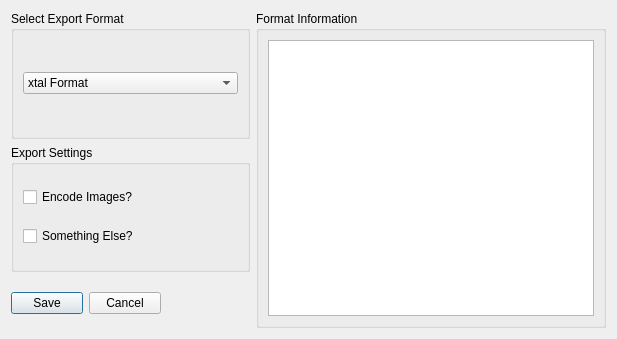
<?xml version="1.0" encoding="UTF-8"?>
<ui version="4.0">
 <class>PptxExporterDialog</class>
 <widget class="QDialog" name="PptxExporterDialog">
  <property name="geometry">
   <rect>
    <x>0</x>
    <y>0</y>
    <width>617</width>
    <height>339</height>
   </rect>
  </property>
  <property name="maximumSize">
   <size>
    <width>1000</width>
    <height>500</height>
   </size>
  </property>
  <property name="windowTitle">
   <string>Run Exporter</string>
  </property>
  <layout class="QGridLayout" name="gridLayout">
   <item row="0" column="0">
    <widget class="QGroupBox" name="groupBox">
     <property name="maximumSize">
      <size>
       <width>300</width>
       <height>1000</height>
      </size>
     </property>
     <property name="title">
      <string>Select Export Format</string>
     </property>
     <layout class="QVBoxLayout" name="verticalLayout">
      <item>
       <widget class="QComboBox" name="comboBox">
        <item>
         <property name="text">
          <string>xtal Format</string>
         </property>
        </item>
        <item>
         <property name="text">
          <string>HTML Report</string>
         </property>
        </item>
        <item>
         <property name="text">
          <string>PDF Report</string>
         </property>
        </item>
        <item>
         <property name="text">
          <string>CSV - All Data</string>
         </property>
        </item>
        <item>
         <property name="text">
          <string>CSV - Human Classifications Only</string>
         </property>
        </item>
       </widget>
      </item>
     </layout>
    </widget>
   </item>
   <item row="1" column="0">
    <widget class="QGroupBox" name="groupBox_3">
     <property name="maximumSize">
      <size>
       <width>300</width>
       <height>1000</height>
      </size>
     </property>
     <property name="title">
      <string>Export Settings</string>
     </property>
     <layout class="QVBoxLayout" name="verticalLayout_3">
      <item>
       <widget class="QCheckBox" name="checkBox">
        <property name="text">
         <string>Encode Images?</string>
        </property>
       </widget>
      </item>
      <item>
       <widget class="QCheckBox" name="checkBox_2">
        <property name="text">
         <string>Something Else?</string>
        </property>
       </widget>
      </item>
     </layout>
    </widget>
   </item>
   <item row="0" column="1" rowspan="3">
    <widget class="QGroupBox" name="groupBox_2">
     <property name="title">
      <string>Format Information</string>
     </property>
     <layout class="QVBoxLayout" name="verticalLayout_2">
      <item>
       <widget class="QTextBrowser" name="textBrowser"/>
      </item>
     </layout>
    </widget>
   </item>
   <item row="2" column="0">
    <widget class="QDialogButtonBox" name="buttonBox">
     <property name="maximumSize">
      <size>
       <width>150</width>
       <height>50</height>
      </size>
     </property>
     <property name="standardButtons">
      <set>QDialogButtonBox::Cancel|QDialogButtonBox::Save</set>
     </property>
    </widget>
   </item>
  </layout>
 </widget>
 <resources/>
 <connections/>
</ui>
